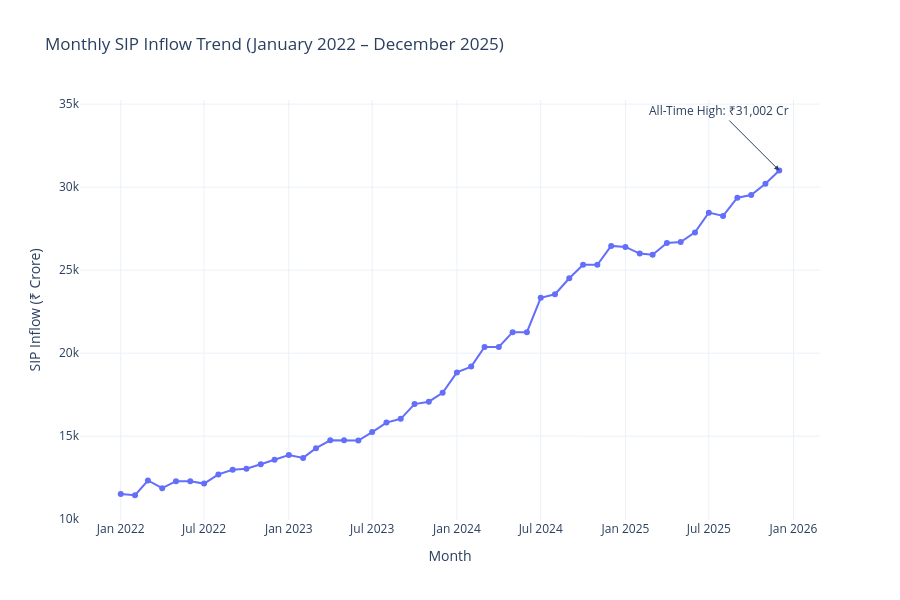

The notebook cell this image was saved under:
### Code cell
fig_sip = px.line(
    sip,
    x="month",
    y="sip_inflow_crore",
    markers=True,
    title="Monthly SIP Inflow Trend (January 2022 – December 2025)",
    labels={
        "month": "Month",
        "sip_inflow_crore": "SIP Inflow (₹ Crore)"
    }
)

# Highlight December 2025

fig_sip.add_annotation(
    x="2025-12-01",
    y=31002,
    text="All-Time High: ₹31,002 Cr",
    showarrow=True,
    arrowhead=2,
    ax=-60,
    ay=-60
)

fig_sip.update_layout(
    template="plotly_white",
    hovermode="x unified",
    height=600
)

fig_sip.show()
